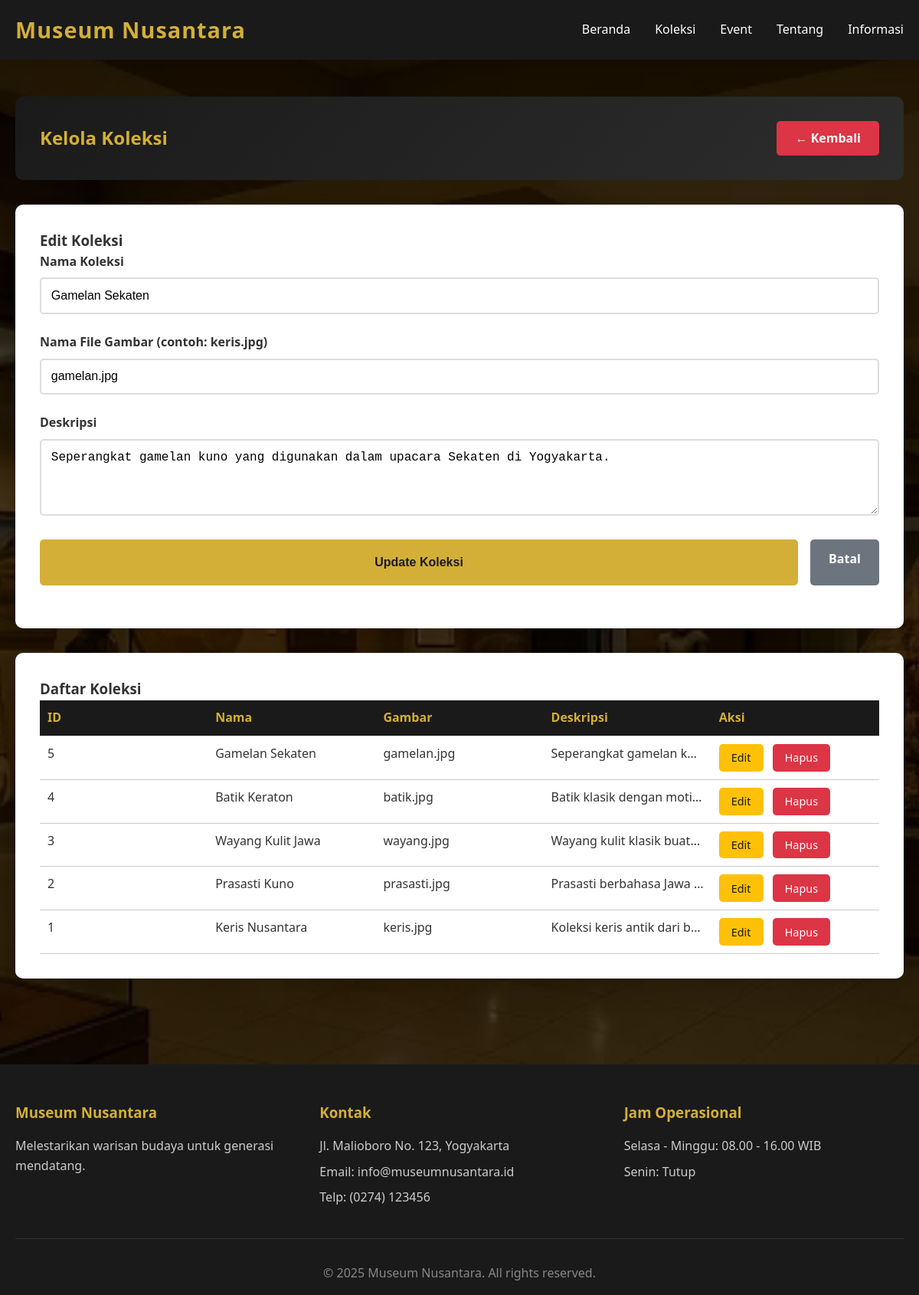
The page /admin/koleksi_manage.php?edit=5 (signed in) on the database its author committed.
### tables this page shows
CREATE TABLE koleksi (
    id INT PRIMARY KEY AUTO_INCREMENT,
    nama VARCHAR(200) NOT NULL,
    gambar VARCHAR(255) NOT NULL,
    deskripsi TEXT,
    created_at TIMESTAMP DEFAULT CURRENT_TIMESTAMP
);

### admin/koleksi_manage.php (the view, shortened to what this page needs)
<?php
require_once '../includes/koneksi.php';
$edit_data = null;
if(isset($_GET['edit'])) {
    $id = (int)$_GET['edit'];
    $query = "SELECT * FROM koleksi WHERE id = $id";
    $result = mysqli_query($koneksi, $query);
    $edit_data = mysqli_fetch_assoc($result);
}
$query = "SELECT * FROM koleksi ORDER BY id DESC";
$result = mysqli_query($koneksi, $query);
include '../includes/header.php';
?>
<div class="dashboard">
    <div class="container">
        <div class="dashboard-header">
            <h2>Kelola Koleksi</h2>
            <a href="dashboard.php" class="btn-logout">← Kembali</a>
        </div>
        <div class="table-container" style="margin-bottom: 2rem;">
            <h3><?php echo $edit_data ? 'Edit Koleksi' : 'Tambah Koleksi Baru'; ?></h3>
            <form method="POST" action="">
                <div class="form-group">
                    <label>Nama Koleksi</label>
                    <input type="text" name="nama" required value="<?php echo $edit_data ? htmlspecialchars($edit_data['nama']) : ''; ?>">
                </div>
                <div class="form-group">
                    <label>Nama File Gambar (contoh: keris.jpg)</label>
                    <input type="text" name="gambar" required value="<?php echo $edit_data ? htmlspecialchars($edit_data['gambar']) : ''; ?>">
                </div>
                <div class="form-group">
                    <label>Deskripsi</label>
                    <textarea name="deskripsi" required><?php echo $edit_data ? htmlspecialchars($edit_data['deskripsi']) : ''; ?></textarea>
                </div>
                <div style="display: flex;">
                    <button type="submit" name="<?php echo $edit_data ? 'edit' : 'tambah'; ?>" class="btn-submit">
                        <?php echo $edit_data ? 'Update Koleksi' : 'Tambah Koleksi'; ?>
                    </button>
                    <?php if($edit_data): ?>
                    <a href="koleksi_manage.php" class="btn-back" style="display: inline-block; margin-left: 1rem;">Batal</a>
                    <?php endif; ?>
                </div>
            </form>
        </div>
        <div class="table-container">
            <h3>Daftar Koleksi</h3>
            <table class="table">
                <thead>
                    <tr>
                        <th>ID</th>
                        <th>Nama</th>
                        <th>Gambar</th>
                        <th>Deskripsi</th>
                        <th>Aksi</th>
                    </tr>
                </thead>
                <tbody>
                    <?php while($row = mysqli_fetch_assoc($result)): ?>
                    <tr>
                        <td><?php echo $row['id']; ?></td>
                        <td><?php echo htmlspecialchars($row['nama']); ?></td>
                        <td><?php echo htmlspecialchars($row['gambar']); ?></td>
                        <td><?php echo htmlspecialchars(substr($row['deskripsi'], 0, 80)); ?>...</td>
                        <td>
                            <a href="?edit=<?php echo $row['id']; ?>" class="btn-edit">Edit</a>
                            <a href="?hapus=<?php echo $row['id']; ?>" class="btn-delete" onclick="return confirm('Yakin ingin menghapus?')">Hapus</a>
                        </td>
                    </tr>
                    <?php endwhile; ?>
                </tbody>
            </table>
        </div>
    </div>
</div>
<?php
include '../includes/footer.php';
?>

### assets/style.css (style rules this page uses)
* { margin: 0; padding: 0; box-sizing: border-box; }
body { font-family: 'Segoe UI', Tahoma, Geneva, Verdana, sans-serif; line-height: 1.6; color: #333; background-image: url("museum.jpg"); background-size: cover; background-repeat: no-repeat; background-position: center; }
body::before { content: ""; position: fixed; inset: 0; background: rgba(0, 0, 0, 0.7); z-index: -1; }
.container { max-width: 1200px; margin: 0 auto; padding: 0 20px; }
.form-group { margin-bottom: 1.5rem; }
.form-group label { display: block; margin-bottom: 0.5rem; color: #333; font-weight: 600; }
.form-group input, .form-group textarea, .form-group select { width: 100%; padding: 0.8rem; border: 2px solid #ddd; border-radius: 5px; font-size: 1rem; transition: border-color 0.3s; }
.form-group textarea { resize: vertical; min-height: 100px; }
.btn-submit { width: 100%; height: 60px; padding: 1rem; background-color: #d4af37; color: #1a1a1a; border: none; border-radius: 5px; font-size: 1rem; font-weight: 600; cursor: pointer; transition: background-color 0.3s; }
.dashboard { padding: 3rem 0; }
.dashboard-header { background: linear-gradient(135deg, #1a1a1a 0%, #2d2d2d 100%); color: #fff; padding: 2rem; border-radius: 10px; margin-bottom: 2rem; display: flex; justify-content: space-between; align-items: center; }
.dashboard-header h2 { color: #d4af37; }
.btn-logout { padding: 0.6rem 1.5rem; background-color: #dc3545; color: #fff; text-decoration: none; border-radius: 5px; font-weight: 600; transition: background-color 0.3s; }
.table-container { background: #fff; padding: 2rem; border-radius: 10px; box-shadow: 0 5px 15px rgba(0,0,0,0.1); overflow-x: auto; }
table { width: 100%; border-collapse: collapse; table-layout: fixed; }
th, td { padding: 10px; border-bottom: 1px solid #ccc; text-align: left; vertical-align: top; overflow: hidden; text-overflow: ellipsis; white-space: nowrap; }
th { background-color: #1a1a1a; color: #d4af37; font-weight: 600; }
.btn-edit, .btn-delete { padding: 0.4rem 1rem; text-decoration: none; border-radius: 5px; font-size: 0.9rem; margin-right: 0.5rem; display: inline-block; }
.btn-edit { background-color: #ffc107; color: #1a1a1a; }
.btn-delete { background-color: #dc3545; color: #fff; }
.btn-back { display: inline-block; height: 60px; padding: 0.8rem 1.5rem; background-color: #6c757d; color: #fff; text-decoration: none; border-radius: 5px; margin-bottom: 1.5rem; font-size: 1rem; font-weight: 600; align-items: center; }

### rows shown on the page
koleksi: nama "Gamelan Sekaten", gambar "gamelan.jpg", deskripsi "Seperangkat gamelan kuno yang digunakan dalam upacara Sekaten di Yogyakarta.", id "5", deskripsi "Seperangkat gamelan k…"
koleksi: id "4", nama "Batik Keraton", gambar "batik.jpg", deskripsi "Batik klasik dengan moti…"
koleksi: id "3", nama "Wayang Kulit Jawa", gambar "wayang.jpg", deskripsi "Wayang kulit klasik buat…"
koleksi: id "2", nama "Prasasti Kuno", gambar "prasasti.jpg", deskripsi "Prasasti berbahasa Jawa…"
koleksi: id "1", nama "Keris Nusantara", gambar "keris.jpg", deskripsi "Koleksi keris antik dari b…"
